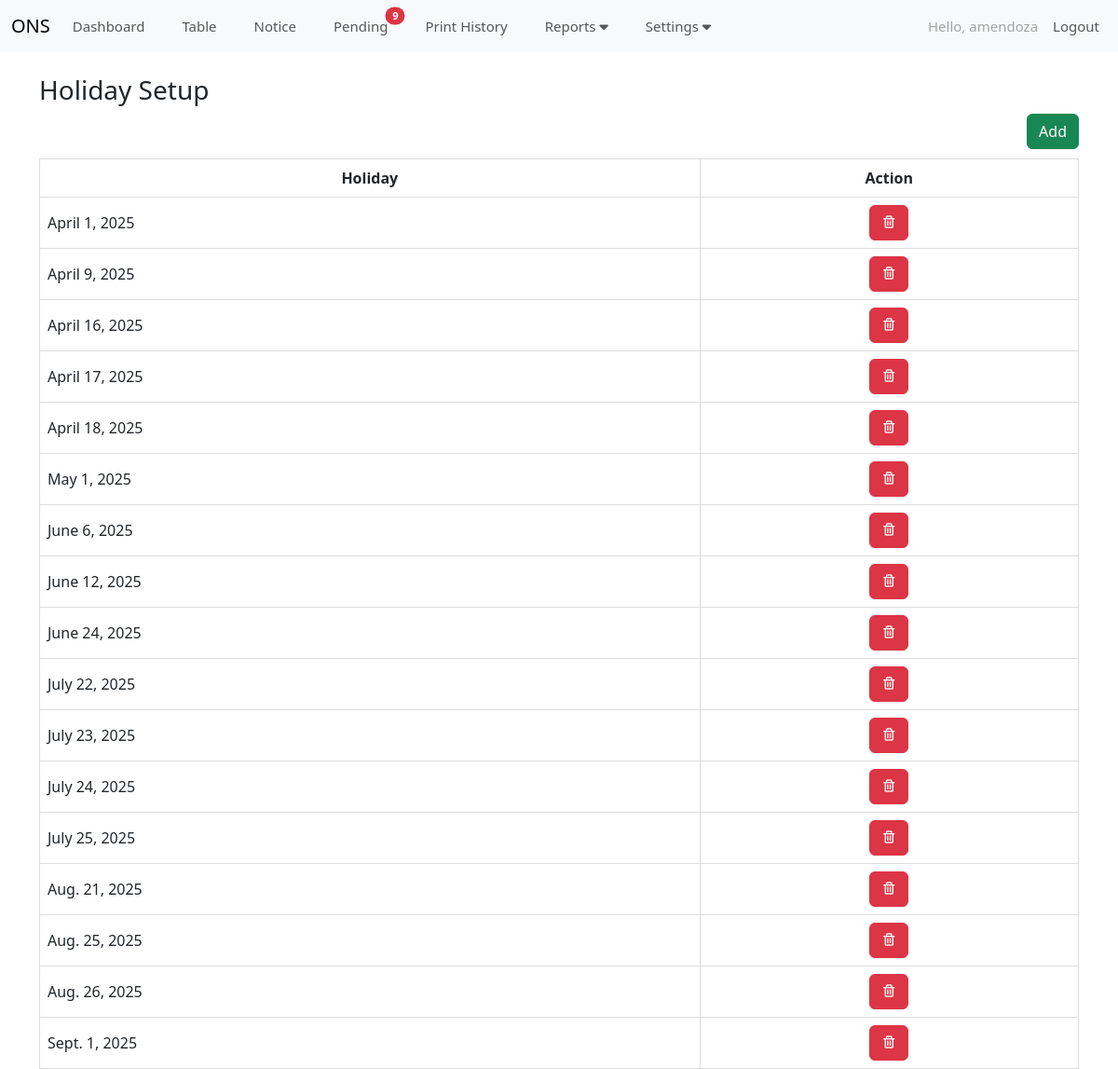
/holiday_table/ (signed in), run on the app's committed database.
### ONS/models.py (models this page shows, shortened)
class holidays(models.Model):
    holiday = models.DateField(null=True, blank=True)

### ONS/views.py (the view)
# urls.py: path('holiday_table/', views.holiday_table, name='holiday_table'),
def holiday_table(request):
    records = holidays.objects.all() # --add this--
    if request.user.is_authenticated:
        return render(request, 'holiday.html',{'records':records})
    else:
        messages.success(request, "You must be Logged In to view the page!")
        return redirect('login_page')

### ONS/context_processors.py (called while the page is built)
def global_no_of_notice(request):
    if request.user.is_authenticated:
        today = timezone.localtime(timezone.now()).date()
        no_of_notice = building_record.objects.filter(
            (Q(second_status="NONCOMPLIANT") & Q(second_notice_date=today) & Q(second_notice_print_history="")) |
            (Q(third_status="NONCOMPLIANT") & Q(third_notice_date=today) & Q(third_notice_print_history="")) |
            (Q(for_legal_status="NONCOMPLIANT") & Q(for_legal_notice_date=today) & Q(for_legal_notice_print_history=""))
        ).count()
    else:
        no_of_notice = 0
    return {'no_of_notice': no_of_notice}

def global_no_of_pending_notice(request):
    if request.user.is_authenticated:
        today = timezone.localtime(timezone.now()).date()
        compare_date = datetime.strptime("3/25/2025", "%m/%d/%Y").date()
        no_of_pending_notice = building_record.objects.filter(
        (Q(second_notice_date__gte=compare_date) & Q(second_notice_date__lt=today) & Q(second_status="NONCOMPLIANT") & Q(second_notice_print_history="")) |
        (Q(third_notice_date__gte=compare_date) & Q(third_notice_date__lt=today) & Q(third_status="NONCOMPLIANT") & Q(third_notice_print_history="")) |
        (Q(for_legal_notice_date__gte=compare_date) & Q(for_legal_notice_date__lt=today) & Q(for_legal_status="NONCOMPLIANT") & Q(for_legal_notice_print_history=""))
        ).count()
    else:
        no_of_pending_notice = 0
    return {'no_of_pending_notice': no_of_pending_notice}

### ONS/templates/holiday.html (shortened to what this page needs)
{% extends 'base.html' %}
{% block content %}
<link href="https://cdn.jsdelivr.net/npm/bootstrap@5.3.3/dist/css/bootstrap.min.css" rel="stylesheet">
<link href="https://cdn.datatables.net/2.1.8/css/dataTables.dataTables.css" rel="stylesheet">
{% if user.is_authenticated %}
<h3>
    Holiday Setup
</h3>
<a class="btn btn-success" style="float: right;" href="{% url 'add_holiday' %}">Add</a>
<br>
<br>
<table id="example" class="display table-bordered" style="width:100%">
    <thead>
        <tr>
            <th style="text-align: center;">Holiday</th>
            <th style="text-align: center;">Action</th>
        </tr>
    </thead>
    <tbody>
    {% for records in records %}
        <tr>
            <td style="text-align: left;">{{ records.holiday }}</td>
            <td style="text-align: center;">
            <a href="{% url 'delete_holiday' records.id %}" class=" btn btn-danger" style="color: #fff;" title="Delete">
                <i class="bx bx-trash"></i>
                </a>
            </td>
        </tr>
    {% endfor %}
    </tbody>
</table>
    {% endif %}
{% endblock %}

### ONS/templates/base.html (shortened to what this page needs)
{% load static %}
<!doctype html>
<html lang="en">
  <head>
    <link href='https://unpkg.com/boxicons@2.1.4/css/boxicons.min.css' rel='stylesheet'>
    <link href="https://cdn.jsdelivr.net/npm/bootstrap@5.3.3/dist/css/bootstrap.min.css" rel="stylesheet">
  </head>
  <body>
    {% if user.is_authenticated %}
        {% include 'navbar.html' %}
    {% endif %}
    <div class="container">
        <br>
        {% block content %}
        {% endblock %}
    </div>
</body>
</html>

### ONS/templates/navbar.html (shortened to what this page needs)
<link rel="stylesheet" href="https://cdn.jsdelivr.net/npm/bootstrap-icons@1.5.0/font/bootstrap-icons.css">
<link rel="stylesheet" href="https://cdnjs.cloudflare.com/ajax/libs/font-awesome/6.0.0-beta3/css/all.min.css">
<nav class="navbar navbar-expand-lg bg-body-tertiary">
    <div class="container-fluid">
        <a class="navbar-brand" href="{% url 'home' %}">ONS</a>
        <ul class="navbar-nav me-auto mb-2 mb-lg-0">
            <li class="nav-item me-4">
                <a class="nav-link" aria-current="page" href="{% url 'dashboard' %}">Dashboard</a>
            </li>
            <li class="nav-item me-4">
                <a class="nav-link" aria-current="page" href="{% url 'home' %}">Table</a>
            </li>
            <li class="nav-item me-4">
                <a class="nav-link position-relative" aria-current="page" href="{% url 'notice' %}">
                    Notice
                </a>
            </li>
            <li class="nav-item me-4">
                <a class="nav-link position-relative" aria-current="page" href="{% url 'pending_notice' %}">
                    Pending
                    {% if no_of_pending_notice > 0 %}
                    <span class="position-absolute top-1 start-100 translate-middle badge rounded-pill bg-danger">
                        {{ no_of_pending_notice }}
                    </span>
                    {% endif %}
                </a>
            </li>
            <li class="nav-item me-4">
                <a class="nav-link" aria-current="page" href="{% url 'print_history' %}">Print History</a>
            </li>
            <li class="nav-item dropdown me-4">
                <a class="nav-link dropdown-toggle" href="#" id="settingsDropdown" role="button" data-bs-toggle="dropdown" aria-expanded="false">
                    Reports <i class="fas fa-caret-down"></i></a>
            </li>
            <li class="nav-item dropdown me-4">
                <a class="nav-link dropdown-toggle" href="#" id="settingsDropdown" role="button" data-bs-toggle="dropdown" aria-expanded="false">
                    Settings <i class="fas fa-caret-down"></i>
                </a>
            </li>
        </ul>
        <ul class="navbar-nav ms-auto mb-2 mb-lg-0">
            <li class="nav-item">
                <a class="nav-link" style="color: rgb(130, 129, 129); opacity: 0.7;">Hello, {{ user.username }}</a>
            </li>
            {% if user.is_authenticated %}
                <li class="nav-item">
                    <a class="nav-link" href="{% url 'logout' %}">Logout</a>
                </li>
            {% else %}
                <li class="nav-item">
                    <a class="nav-link" href="#">Login</a>
                </li>
            {% endif %}
        </ul>
    </div>
</nav>

### ONS/templates/navbar.html (style rules this page uses)
.nav-item { font-size: 15px; }
.nav-link { position: relative; text-decoration: none; color: inherit; }
.nav-link::after { content: ''; position: absolute; left: 0; right: 0; bottom: 0; height: 2px; background-color: currentColor; transform: scaleX(0); transition: transform 0.3s ease; }

### ONS/templates/holiday.html (style rules this page uses)
#example { width: 100%; border-collapse: collapse; }
#example thead th, #example tfoot th { position: sticky; top: 0; background-color: white; z-index: 10; }
#example th, #example td { padding: 8px; text-align: left; border: 1px solid #ddd; }
td { text-align: left; }

### data on the page
holidays: holiday "April 1, 2025"
holidays: holiday "April 9, 2025"
holidays: holiday "April 16, 2025"
holidays: holiday "April 17, 2025"
holidays: holiday "April 18, 2025"
holidays: holiday "May 1, 2025"
holidays: holiday "June 6, 2025"
holidays: holiday "June 12, 2025"
holidays: holiday "June 24, 2025"
holidays: holiday "July 22, 2025"
holidays: holiday "July 23, 2025"
holidays: holiday "July 24, 2025"
holidays: holiday "July 25, 2025"
holidays: holiday "Aug. 21, 2025"
holidays: holiday "Aug. 25, 2025"
holidays: holiday "Aug. 26, 2025"
holidays: holiday "Sept. 1, 2025"

### other printed values
{{ no_of_pending_notice }} "9"
{{ user.username }} "amendoza"
